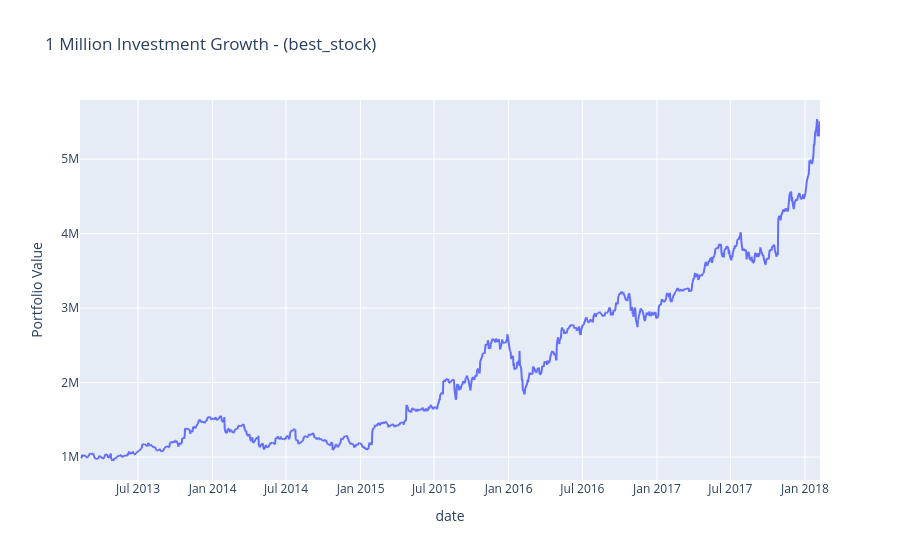

Notebook cell for this chart:
### Code cell
px.line(df_best,
        x = "date",
        y="investment_value" ,
        title= f"1 Million Investment Growth - (best_stock)",
        labels={
            'investment_value' : "Portfolio Value"
        })

### Figure 1 — Plotly figure (JSON) as saved in the notebook; plotly's stock layout.template omitted (floating-point values rounded to 4 significant figures; data arrays with more than 128 entries replaced by an {"elided": "..."} marker saying what was removed)
{"data": [{"hovertemplate": "date=%{x}<br>Portfolio Value=%{y}<extra></extra>", "legendgroup": "", "line": {"color": "#636efa", "dash": "solid"}, "marker": {"symbol": "circle"}, "mode": "lines", "name": "", "showlegend": false, "type": "scattergl", "x": {"elided": "1259 str values"}, "xaxis": "x", "y": {"elided": "1259 float values"}, "yaxis": "y"}], "layout": {"legend": {"tracegroupgap": 0}, "title": {"text": "1 Million Investment Growth - (best_stock)"}, "xaxis": {"anchor": "y", "domain": [0, 1], "title": {"text": "date"}}, "yaxis": {"anchor": "x", "domain": [0, 1], "title": {"text": "Portfolio Value"}}}}
